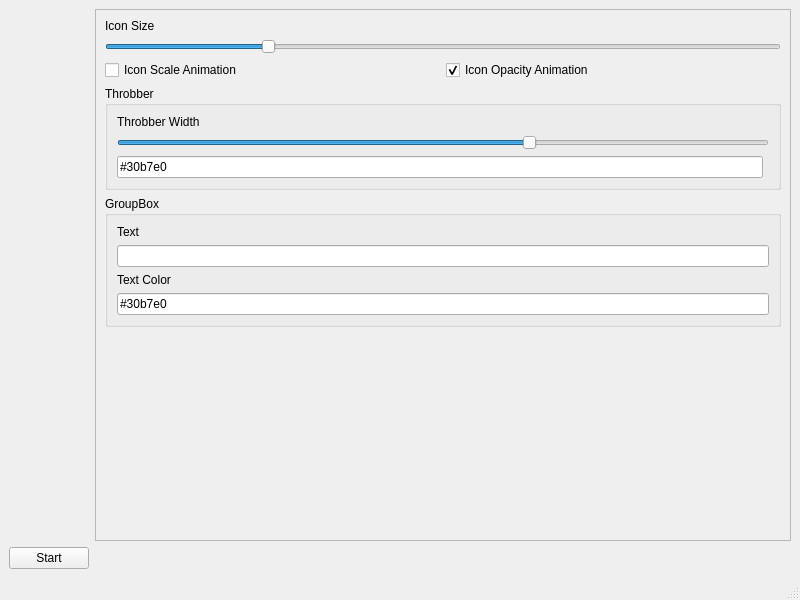
<?xml version="1.0" encoding="UTF-8"?>
<ui version="4.0">
 <class>MainWindow</class>
 <widget class="QMainWindow" name="MainWindow">
  <property name="geometry">
   <rect>
    <x>0</x>
    <y>0</y>
    <width>800</width>
    <height>600</height>
   </rect>
  </property>
  <property name="windowTitle">
   <string>MainWindow</string>
  </property>
  <widget class="QWidget" name="centralwidget">
   <layout class="QGridLayout" name="gridLayout_2">
    <item row="1" column="0">
     <widget class="QPushButton" name="pushButton">
      <property name="text">
       <string>Start</string>
      </property>
     </widget>
    </item>
    <item row="0" column="0">
     <widget class="QWidget" name="widget" native="true">
      <layout class="QGridLayout" name="gridLayout"/>
     </widget>
    </item>
    <item row="0" column="1">
     <widget class="QScrollArea" name="scrollArea">
      <property name="widgetResizable">
       <bool>true</bool>
      </property>
      <widget class="QWidget" name="scrollAreaWidgetContents">
       <property name="geometry">
        <rect>
         <x>0</x>
         <y>0</y>
         <width>694</width>
         <height>505</height>
        </rect>
       </property>
       <layout class="QGridLayout" name="gridLayout_3">
        <item row="0" column="0" colspan="2">
         <widget class="QLabel" name="label">
          <property name="text">
           <string>Icon Size</string>
          </property>
         </widget>
        </item>
        <item row="1" column="0" colspan="2">
         <widget class="QSlider" name="iconSizeSlider">
          <property name="minimum">
           <number>16</number>
          </property>
          <property name="maximum">
           <number>50</number>
          </property>
          <property name="value">
           <number>24</number>
          </property>
          <property name="orientation">
           <enum>Qt::Orientation::Horizontal</enum>
          </property>
         </widget>
        </item>
        <item row="2" column="0">
         <widget class="QCheckBox" name="iconScaleCheckBox">
          <property name="text">
           <string>Icon Scale Animation</string>
          </property>
          <property name="checked">
           <bool>false</bool>
          </property>
         </widget>
        </item>
        <item row="7" column="0" colspan="2">
         <spacer name="verticalSpacer">
          <property name="orientation">
           <enum>Qt::Orientation::Vertical</enum>
          </property>
          <property name="sizeHint" stdset="0">
           <size>
            <width>20</width>
            <height>40</height>
           </size>
          </property>
         </spacer>
        </item>
        <item row="5" column="0" colspan="2">
         <widget class="QGroupBox" name="groupBox">
          <property name="title">
           <string>Throbber</string>
          </property>
          <layout class="QGridLayout" name="gridLayout_4">
           <item row="2" column="0">
            <widget class="QLineEdit" name="colorEdit">
             <property name="text">
              <string>#30b7e0</string>
             </property>
            </widget>
           </item>
           <item row="0" column="0">
            <widget class="QLabel" name="label_3">
             <property name="text">
              <string>Throbber Width</string>
             </property>
            </widget>
           </item>
           <item row="1" column="0" colspan="2">
            <widget class="QSlider" name="throbberSizeSlider">
             <property name="minimum">
              <number>1</number>
             </property>
             <property name="maximum">
              <number>12</number>
             </property>
             <property name="value">
              <number>8</number>
             </property>
             <property name="orientation">
              <enum>Qt::Orientation::Horizontal</enum>
             </property>
            </widget>
           </item>
          </layout>
         </widget>
        </item>
        <item row="2" column="1">
         <widget class="QCheckBox" name="iconOpacityCheckBox">
          <property name="text">
           <string>Icon Opacity Animation</string>
          </property>
          <property name="checked">
           <bool>true</bool>
          </property>
         </widget>
        </item>
        <item row="6" column="0" colspan="2">
         <widget class="QGroupBox" name="groupBox_2">
          <property name="title">
           <string>GroupBox</string>
          </property>
          <layout class="QGridLayout" name="gridLayout_5">
           <item row="0" column="0">
            <widget class="QLabel" name="label_2">
             <property name="text">
              <string>Text</string>
             </property>
            </widget>
           </item>
           <item row="3" column="0">
            <widget class="QLineEdit" name="textColorEdit">
             <property name="text">
              <string>#30b7e0</string>
             </property>
            </widget>
           </item>
           <item row="1" column="0">
            <widget class="QLineEdit" name="lineEdit">
             <property name="text">
              <string/>
             </property>
            </widget>
           </item>
           <item row="2" column="0">
            <widget class="QLabel" name="label_4">
             <property name="text">
              <string>Text Color</string>
             </property>
            </widget>
           </item>
          </layout>
         </widget>
        </item>
       </layout>
      </widget>
     </widget>
    </item>
   </layout>
  </widget>
  <widget class="QMenuBar" name="menubar">
   <property name="geometry">
    <rect>
     <x>0</x>
     <y>0</y>
     <width>800</width>
     <height>22</height>
    </rect>
   </property>
  </widget>
  <widget class="QStatusBar" name="statusbar"/>
 </widget>
 <resources/>
 <connections/>
</ui>
